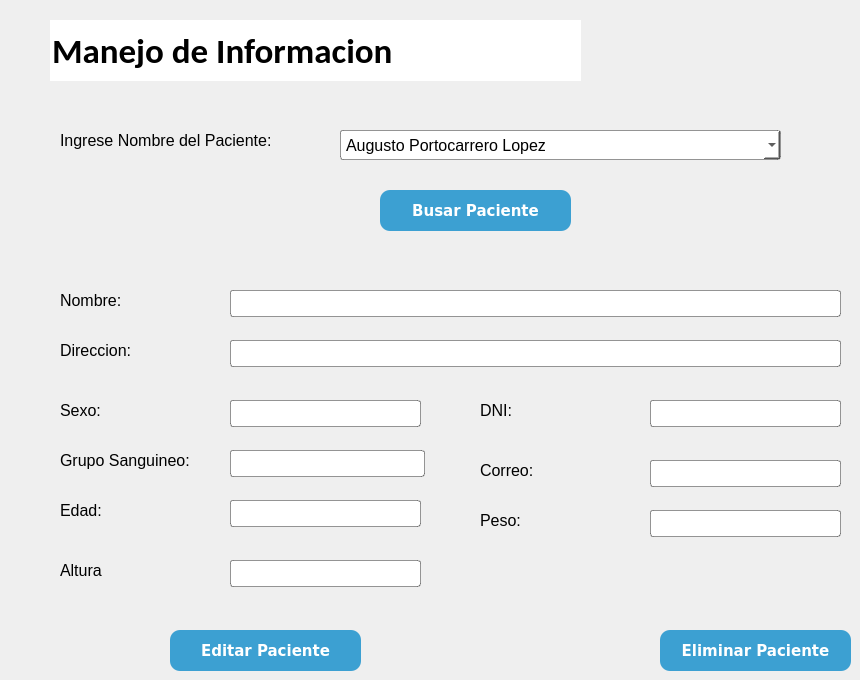
      <widget class="QWidget" name="tab_10">
       <attribute name="title">
        <string>Editar o Eliminar Paciente</string>
       </attribute>
       <widget class="QLineEdit" name="lineEdit_51">
        <property name="geometry">
         <rect>
          <x>50</x>
          <y>20</y>
          <width>531</width>
          <height>61</height>
         </rect>
        </property>
        <property name="font">
         <font>
          <family>Calibri</family>
          <pointsize>26</pointsize>
          <weight>75</weight>
          <bold>true</bold>
         </font>
        </property>
        <property name="styleSheet">
         <string notr="true">border: none; background-image: transparent</string>
        </property>
        <property name="text">
         <string>Manejo de Informacion</string>
        </property>
       </widget>
       <widget class="QLabel" name="label_45">
        <property name="geometry">
         <rect>
          <x>60</x>
          <y>560</y>
          <width>61</width>
          <height>21</height>
         </rect>
        </property>
        <property name="font">
         <font>
          <family>Arial</family>
          <pointsize>12</pointsize>
         </font>
        </property>
        <property name="styleSheet">
         <string notr="true">border-width: 0px</string>
        </property>
        <property name="text">
         <string>Altura</string>
        </property>
       </widget>
       <widget class="QLineEdit" name="lineEdit_52">
        <property name="geometry">
         <rect>
          <x>650</x>
          <y>400</y>
          <width>191</width>
          <height>27</height>
         </rect>
        </property>
        <property name="font">
         <font>
          <family>Arial</family>
          <pointsize>12</pointsize>
         </font>
        </property>
        <property name="cursor">
         <cursorShape>IBeamCursor</cursorShape>
        </property>
        <property name="styleSheet">
         <string notr="true">background-color: rgb(255, 255, 255);  border: 1px solid rgba(0,0,0, 0.4); border-radius: 3px</string>
        </property>
        <property name="inputMethodHints">
         <set>Qt::ImhDigitsOnly|Qt::ImhFormattedNumbersOnly</set>
        </property>
        <property name="text">
         <string/>
        </property>
        <property name="readOnly">
         <bool>false</bool>
        </property>
       </widget>
       <widget class="QLineEdit" name="lineEdit_53">
        <property name="geometry">
         <rect>
          <x>230</x>
          <y>290</y>
          <width>611</width>
          <height>27</height>
         </rect>
        </property>
        <property name="font">
         <font>
          <family>Arial</family>
          <pointsize>12</pointsize>
         </font>
        </property>
        <property name="styleSheet">
         <string notr="true">background-color: rgb(255, 255, 255); border: 1px solid rgba(0,0,0, 0.4); border-radius: 3px</string>
        </property>
        <property name="text">
         <string/>
        </property>
        <property name="readOnly">
         <bool>false</bool>
        </property>
       </widget>
       <widget class="QLabel" name="label_48">
        <property name="geometry">
         <rect>
          <x>480</x>
          <y>510</y>
          <width>61</width>
          <height>21</height>
         </rect>
        </property>
        <property name="font">
         <font>
          <family>Arial</family>
          <pointsize>12</pointsize>
         </font>
        </property>
        <property name="styleSheet">
         <string notr="true">border-width: 0px</string>
        </property>
        <property name="text">
         <string>Peso:</string>
        </property>
       </widget>
       <widget class="QLineEdit" name="lineEdit_54">
        <property name="geometry">
         <rect>
          <x>650</x>
          <y>460</y>
          <width>191</width>
          <height>27</height>
         </rect>
        </property>
        <property name="font">
         <font>
          <family>Arial</family>
          <pointsize>12</pointsize>
         </font>
        </property>
        <property name="cursor">
         <cursorShape>IBeamCursor</cursorShape>
        </property>
        <property name="styleSheet">
         <string notr="true">background-color: rgb(255, 255, 255);  border: 1px solid rgba(0,0,0, 0.4); border-radius: 3px</string>
        </property>
        <property name="inputMethodHints">
         <set>Qt::ImhDigitsOnly|Qt::ImhFormattedNumbersOnly</set>
        </property>
        <property name="text">
         <string/>
        </property>
        <property name="readOnly">
         <bool>false</bool>
        </property>
       </widget>
       <widget class="QLabel" name="label_49">
        <property name="geometry">
         <rect>
          <x>60</x>
          <y>130</y>
          <width>261</width>
          <height>21</height>
         </rect>
        </property>
        <property name="font">
         <font>
          <family>Arial</family>
          <pointsize>12</pointsize>
         </font>
        </property>
        <property name="styleSheet">
         <string notr="true">border-width: 0px</string>
        </property>
        <property name="text">
         <string>Ingrese Nombre del Paciente:</string>
        </property>
       </widget>
       <widget class="QLabel" name="label_50">
        <property name="geometry">
         <rect>
          <x>480</x>
          <y>400</y>
          <width>61</width>
          <height>21</height>
         </rect>
        </property>
        <property name="font">
         <font>
          <family>Arial</family>
          <pointsize>12</pointsize>
         </font>
        </property>
        <property name="styleSheet">
         <string notr="true">border-width: 0px</string>
        </property>
        <property name="text">
         <string>DNI:</string>
        </property>
       </widget>
       <widget class="QLineEdit" name="lineEdit_55">
        <property name="geometry">
         <rect>
          <x>230</x>
          <y>400</y>
          <width>191</width>
          <height>27</height>
         </rect>
        </property>
        <property name="font">
         <font>
          <family>Arial</family>
          <pointsize>12</pointsize>
         </font>
        </property>
        <property name="styleSheet">
         <string notr="true">background-color: rgb(255, 255, 255); border: 1px solid rgba(0,0,0, 0.4); border-radius: 3px</string>
        </property>
        <property name="text">
         <string/>
        </property>
        <property name="readOnly">
         <bool>false</bool>
        </property>
       </widget>
       <widget class="QLabel" name="label_51">
        <property name="geometry">
         <rect>
          <x>60</x>
          <y>450</y>
          <width>161</width>
          <height>21</height>
         </rect>
        </property>
        <property name="font">
         <font>
          <family>Arial</family>
          <pointsize>12</pointsize>
         </font>
        </property>
        <property name="styleSheet">
         <string notr="true">border-width: 0px</string>
        </property>
        <property name="text">
         <string>Grupo Sanguineo:</string>
        </property>
       </widget>
       <widget class="QLabel" name="label_52">
        <property name="geometry">
         <rect>
          <x>60</x>
          <y>290</y>
          <width>81</width>
          <height>21</height>
         </rect>
        </property>
        <property name="font">
         <font>
          <family>Arial</family>
          <pointsize>12</pointsize>
         </font>
        </property>
        <property name="styleSheet">
         <string notr="true">border-width: 0px</string>
        </property>
        <property name="text">
         <string>Nombre:</string>
        </property>
       </widget>
       <widget class="QLabel" name="label_53">
        <property name="geometry">
         <rect>
          <x>60</x>
          <y>340</y>
          <width>131</width>
          <height>21</height>
         </rect>
        </property>
        <property name="font">
         <font>
          <family>Arial</family>
          <pointsize>12</pointsize>
         </font>
        </property>
        <property name="styleSheet">
         <string notr="true">border-width: 0px</string>
        </property>
        <property name="text">
         <string>Direccion:</string>
        </property>
       </widget>
       <widget class="QLineEdit" name="lineEdit_56">
        <property name="geometry">
         <rect>
          <x>230</x>
          <y>560</y>
          <width>191</width>
          <height>27</height>
         </rect>
        </property>
        <property name="font">
         <font>
          <family>Arial</family>
          <pointsize>12</pointsize>
         </font>
        </property>
        <property name="cursor">
         <cursorShape>IBeamCursor</cursorShape>
        </property>
        <property name="styleSheet">
         <string notr="true">background-color: rgb(255, 255, 255);  border: 1px solid rgba(0,0,0, 0.4); border-radius: 3px</string>
        </property>
        <property name="inputMethodHints">
         <set>Qt::ImhDigitsOnly|Qt::ImhFormattedNumbersOnly</set>
        </property>
        <property name="text">
         <string/>
        </property>
        <property name="readOnly">
         <bool>false</bool>
        </property>
       </widget>
       <widget class="QLineEdit" name="lineEdit_57">
        <property name="geometry">
         <rect>
          <x>230</x>
          <y>500</y>
          <width>191</width>
          <height>27</height>
         </rect>
        </property>
        <property name="font">
         <font>
          <family>Arial</family>
          <pointsize>12</pointsize>
         </font>
        </property>
        <property name="cursor">
         <cursorShape>IBeamCursor</cursorShape>
        </property>
        <property name="styleSheet">
         <string notr="true">background-color: rgb(255, 255, 255);  border: 1px solid rgba(0,0,0, 0.4); border-radius: 3px</string>
        </property>
        <property name="inputMethodHints">
         <set>Qt::ImhDigitsOnly|Qt::ImhFormattedNumbersOnly</set>
        </property>
        <property name="text">
         <string/>
        </property>
        <property name="readOnly">
         <bool>false</bool>
        </property>
       </widget>
       <widget class="QComboBox" name="comboBox_3">
        <property name="geometry">
         <rect>
          <x>340</x>
          <y>130</y>
          <width>441</width>
          <height>30</height>
         </rect>
        </property>
        <property name="font">
         <font>
          <family>Arial</family>
          <pointsize>12</pointsize>
         </font>
        </property>
        <property name="styleSheet">
         <string notr="true">background-color: rgb(255, 255, 255); 
border: 1px solid rgba(0,0,0, 0.4); 
border-radius: 3px;
padding-left: 5px</string>
        </property>
        <item>
         <property name="text">
          <string>Augusto Portocarrero Lopez</string>
         </property>
        </item>
        <item>
         <property name="text">
          <string>Esteban Raul Perez Dominguez</string>
         </property>
        </item>
        <item>
         <property name="text">
          <string>Jose Francisco Cordova Ramirez</string>
         </property>
        </item>
        <item>
         <property name="text">
          <string>Lisa Ramirez Cordova</string>
         </property>
        </item>
        <item>
         <property name="text">
          <string>Victor Ernesto Caballero Rodriguez</string>
         </property>
        </item>
       </widget>
       <widget class="QLineEdit" name="lineEdit_58">
        <property name="geometry">
         <rect>
          <x>650</x>
          <y>510</y>
          <width>191</width>
          <height>27</height>
         </rect>
        </property>
        <property name="font">
         <font>
          <family>Arial</family>
          <pointsize>12</pointsize>
         </font>
        </property>
        <property name="cursor">
         <cursorShape>IBeamCursor</cursorShape>
        </property>
        <property name="styleSheet">
         <string notr="true">background-color: rgb(255, 255, 255);  border: 1px solid rgba(0,0,0, 0.4); border-radius: 3px</string>
        </property>
        <property name="inputMethodHints">
         <set>Qt::ImhDigitsOnly|Qt::ImhFormattedNumbersOnly</set>
        </property>
        <property name="text">
         <string/>
        </property>
        <property name="readOnly">
         <bool>false</bool>
        </property>
       </widget>
       <widget class="QLineEdit" name="lineEdit_59">
        <property name="geometry">
         <rect>
          <x>230</x>
          <y>340</y>
          <width>611</width>
          <height>27</height>
         </rect>
        </property>
        <property name="font">
         <font>
          <family>Arial</family>
          <pointsize>12</pointsize>
         </font>
        </property>
        <property name="cursor">
         <cursorShape>IBeamCursor</cursorShape>
        </property>
        <property name="styleSheet">
         <string notr="true">background-color: rgb(255, 255, 255);  border: 1px solid rgba(0,0,0, 0.4); border-radius: 3px</string>
        </property>
        <property name="inputMethodHints">
         <set>Qt::ImhDigitsOnly|Qt::ImhFormattedNumbersOnly</set>
        </property>
        <property name="text">
         <string/>
        </property>
        <property name="readOnly">
         <bool>false</bool>
        </property>
       </widget>
       <widget class="QLineEdit" name="lineEdit_60">
        <property name="geometry">
         <rect>
          <x>230</x>
          <y>450</y>
          <width>195</width>
          <height>27</height>
         </rect>
        </property>
        <property name="font">
         <font>
          <family>Arial</family>
          <pointsize>12</pointsize>
         </font>
        </property>
        <property name="cursor">
         <cursorShape>IBeamCursor</cursorShape>
        </property>
        <property name="styleSheet">
         <string notr="true">background-color: rgb(255, 255, 255);  border: 1px solid rgba(0,0,0, 0.4); border-radius: 3px</string>
        </property>
        <property name="inputMethodHints">
         <set>Qt::ImhDigitsOnly|Qt::ImhFormattedNumbersOnly</set>
        </property>
        <property name="text">
         <string/>
        </property>
        <property name="readOnly">
         <bool>false</bool>
        </property>
       </widget>
       <widget class="QLabel" name="label_54">
        <property name="geometry">
         <rect>
          <x>60</x>
          <y>400</y>
          <width>131</width>
          <height>21</height>
         </rect>
        </property>
        <property name="font">
         <font>
          <family>Arial</family>
          <pointsize>12</pointsize>
          <weight>50</weight>
          <bold>false</bold>
         </font>
        </property>
        <property name="styleSheet">
         <string notr="true">border-width: 0px</string>
        </property>
        <property name="text">
         <string>Sexo:</string>
        </property>
       </widget>
       <widget class="QLabel" name="label_55">
        <property name="geometry">
         <rect>
          <x>60</x>
          <y>500</y>
          <width>61</width>
          <height>21</height>
         </rect>
        </property>
        <property name="font">
         <font>
          <family>Arial</family>
          <pointsize>12</pointsize>
         </font>
        </property>
        <property name="styleSheet">
         <string notr="true">border-width: 0px</string>
        </property>
        <property name="text">
         <string>Edad:</string>
        </property>
       </widget>
       <widget class="QLabel" name="label_56">
        <property name="geometry">
         <rect>
          <x>480</x>
          <y>460</y>
          <width>131</width>
          <height>21</height>
         </rect>
        </property>
        <property name="font">
         <font>
          <family>Arial</family>
          <pointsize>12</pointsize>
         </font>
        </property>
        <property name="styleSheet">
         <string notr="true">border-width: 0px</string>
        </property>
        <property name="text">
         <string>Correo:</string>
        </property>
       </widget>
       <widget class="QPushButton" name="pushButton_14">
        <property name="enabled">
         <bool>true</bool>
        </property>
        <property name="geometry">
         <rect>
          <x>380</x>
          <y>190</y>
          <width>191</width>
          <height>41</height>
         </rect>
        </property>
        <property name="font">
         <font>
          <family>Verdana</family>
          <pointsize>11</pointsize>
          <weight>75</weight>
          <italic>false</italic>
          <bold>true</bold>
         </font>
        </property>
        <property name="cursor">
         <cursorShape>PointingHandCursor</cursorShape>
        </property>
        <property name="styleSheet">
         <string notr="true">background-color: rgb(60, 160, 210); 
border-radius: 10px; 
color: rgb(255, 255, 255)
</string>
        </property>
        <property name="text">
         <string>Busar Paciente</string>
        </property>
        <property name="icon">
         <iconset>
          <normaloff>../../.designer/backup/Iconos/historialmedico.png</normaloff>../../.designer/backup/Iconos/historialmedico.png</iconset>
        </property>
        <property name="iconSize">
         <size>
          <width>35</width>
          <height>35</height>
         </size>
        </property>
       </widget>
       <widget class="QPushButton" name="pushButton_15">
        <property name="enabled">
         <bool>true</bool>
        </property>
        <property name="geometry">
         <rect>
          <x>170</x>
          <y>630</y>
          <width>191</width>
          <height>41</height>
         </rect>
        </property>
        <property name="font">
         <font>
          <family>Verdana</family>
          <pointsize>11</pointsize>
          <weight>75</weight>
          <italic>false</italic>
          <bold>true</bold>
         </font>
        </property>
        <property name="cursor">
         <cursorShape>PointingHandCursor</cursorShape>
        </property>
        <property name="styleSheet">
         <string notr="true">background-color: rgb(60, 160, 210); 
border-radius: 10px; 
color: rgb(255, 255, 255)
</string>
        </property>
        <property name="text">
         <string>Editar Paciente</string>
        </property>
        <property name="icon">
         <iconset>
          <normaloff>../../.designer/backup/Iconos/historialmedico.png</normaloff>../../.designer/backup/Iconos/historialmedico.png</iconset>
        </property>
        <property name="iconSize">
         <size>
          <width>35</width>
          <height>35</height>
         </size>
        </property>
       </widget>
       <widget class="QPushButton" name="pushButton_16">
        <property name="enabled">
         <bool>true</bool>
        </property>
        <property name="geometry">
         <rect>
          <x>660</x>
          <y>630</y>
          <width>191</width>
          <height>41</height>
         </rect>
        </property>
        <property name="font">
         <font>
          <family>Verdana</family>
          <pointsize>11</pointsize>
          <weight>75</weight>
          <italic>false</italic>
          <bold>true</bold>
         </font>
        </property>
        <property name="cursor">
         <cursorShape>PointingHandCursor</cursorShape>
        </property>
        <property name="styleSheet">
         <string notr="true">background-color: rgb(60, 160, 210); 
border-radius: 10px; 
color: rgb(255, 255, 255)
</string>
        </property>
        <property name="text">
         <string>Eliminar Paciente</string>
        </property>
        <property name="icon">
         <iconset>
          <normaloff>../../.designer/backup/Iconos/historialmedico.png</normaloff>../../.designer/backup/Iconos/historialmedico.png</iconset>
        </property>
        <property name="iconSize">
         <size>
          <width>35</width>
          <height>35</height>
         </size>
        </property>
       </widget>
      </widget>
